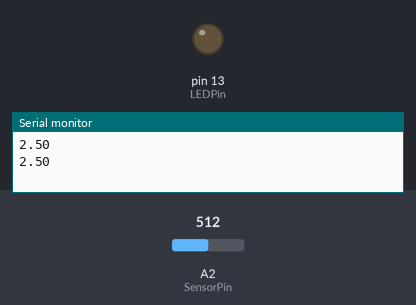
This sketch was run on a simulated Arduino Uno, built with avr-gcc and run on an emulated ATmega328P. Shown: output pins drawn as LEDs (lit = HIGH), the last lines printed to the serial monitor. The inputs (shaded band) are chosen by the test bench; at power-on: A2 (SensorPin) = 512.

Above: at 1.8 s.
1.9 s: A2 (SensorPin) set to 601
3.4 s: A2 (SensorPin) set to 625
At 4.8 s:
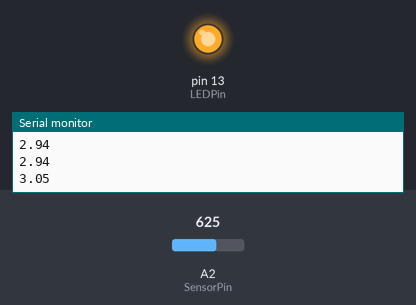
5.5 s: A2 (SensorPin) set to 511
At 6.3 s:
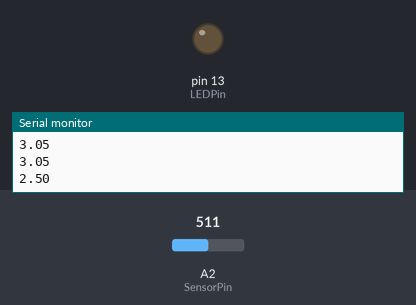
7.5 s: A2 (SensorPin) set to 716
At 9.1 s:
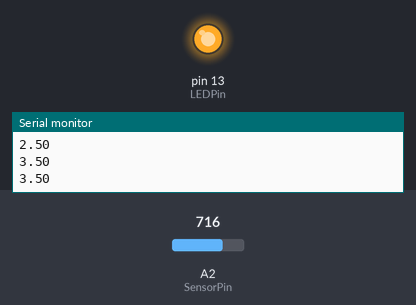
Timing chart, 0 to 10.5 s (numbered marks = the images above; inputs shaded):
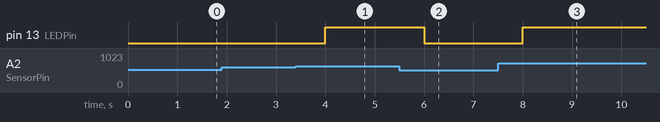

The sketch:

ArduinoAnalogMoistureSensor.ino
```cpp
#define SensorPin A2
#define LEDPin 13
int val = 0;
void setup() {
  // put your setup code here, to run once:
  pinMode(LEDPin, OUTPUT);
  Serial.begin (9600);
}

void loop() {
  // put your main code here, to run repeatedly:
  val = analogRead(SensorPin);
  float voltage = val * (5.0 /1023.0);
  Serial.println(voltage);
  if (voltage > 3.0){
    digitalWrite(LEDPin, HIGH);
  } else {
    digitalWrite(LEDPin, LOW);
  }
  delay(1000);
}
```

Measured:
- the behaviour switches between 613 and 614 on A2 (SensorPin) (found by bisection; images 0 and 1)
- after the input at 3.4 s, pin 13 (LEDPin): LOW → HIGH after 0.60 s
- after the input at 5.5 s, pin 13 (LEDPin): HIGH → LOW after 0.50 s
- after the input at 7.5 s, pin 13 (LEDPin): LOW → HIGH after 0.50 s
